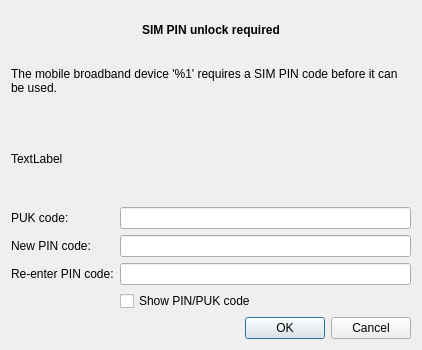
<?xml version="1.0" encoding="UTF-8"?>
<ui version="4.0">
 <class>PinWidget</class>
 <widget class="QWidget" name="PinWidget">
  <property name="geometry">
   <rect>
    <x>0</x>
    <y>0</y>
    <width>400</width>
    <height>350</height>
   </rect>
  </property>
  <property name="windowTitle">
   <string>SIM PIN unlock required</string>
  </property>
  <layout class="QVBoxLayout" name="verticalLayout">
   <item>
    <layout class="QGridLayout">
     <property name="margin">
      <number>0</number>
     </property>
     <item row="1" column="1">
      <widget class="QLabel" name="prompt">
       <property name="sizePolicy">
        <sizepolicy hsizetype="Preferred" vsizetype="Preferred">
         <horstretch>10</horstretch>
         <verstretch>0</verstretch>
        </sizepolicy>
       </property>
       <property name="font">
        <font>
         <pointsize>9</pointsize>
         <weight>50</weight>
         <bold>false</bold>
        </font>
       </property>
       <property name="text">
        <string>The mobile broadband device '%1' requires a SIM PIN code before it can be used.</string>
       </property>
       <property name="textFormat">
        <enum>Qt::RichText</enum>
       </property>
       <property name="alignment">
        <set>Qt::AlignBottom|Qt::AlignLeading|Qt::AlignLeft</set>
       </property>
       <property name="wordWrap">
        <bool>true</bool>
       </property>
      </widget>
     </item>
     <item row="0" column="1">
      <widget class="QLabel" name="title">
       <property name="sizePolicy">
        <sizepolicy hsizetype="Preferred" vsizetype="Preferred">
         <horstretch>10</horstretch>
         <verstretch>0</verstretch>
        </sizepolicy>
       </property>
       <property name="font">
        <font>
         <pointsize>9</pointsize>
         <weight>75</weight>
         <bold>true</bold>
        </font>
       </property>
       <property name="text">
        <string>SIM PIN unlock required</string>
       </property>
       <property name="textFormat">
        <enum>Qt::RichText</enum>
       </property>
       <property name="alignment">
        <set>Qt::AlignCenter|Qt::AlignHCenter|Qt::AlignLeading|Qt::AlignLeft|Qt::AlignVCenter</set>
       </property>
       <property name="wordWrap">
        <bool>true</bool>
       </property>
      </widget>
     </item>
    </layout>
   </item>
   <item>
    <spacer>
     <property name="orientation">
      <enum>Qt::Vertical</enum>
     </property>
     <property name="sizeType">
      <enum>QSizePolicy::Fixed</enum>
     </property>
     <property name="sizeHint" stdset="0">
      <size>
       <width>400</width>
       <height>16</height>
      </size>
     </property>
    </spacer>
   </item>
   <item>
    <widget class="QLabel" name="errorMessage">
     <property name="text">
      <string>TextLabel</string>
     </property>
    </widget>
   </item>
   <item>
    <layout class="QFormLayout" name="formLayout">
     <property name="fieldGrowthPolicy">
      <enum>QFormLayout::ExpandingFieldsGrow</enum>
     </property>
     <property name="margin">
      <number>0</number>
     </property>
     <item row="0" column="0">
      <widget class="QLabel" name="pukLabel">
       <property name="text">
        <string>PUK code:</string>
       </property>
      </widget>
     </item>
     <item row="0" column="1">
      <widget class="QLineEdit" name="puk"/>
     </item>
     <item row="1" column="0">
      <widget class="QLabel" name="pinLabel">
       <property name="text">
        <string>New PIN code:</string>
       </property>
      </widget>
     </item>
     <item row="1" column="1">
      <widget class="QLineEdit" name="pin"/>
     </item>
     <item row="2" column="0">
      <widget class="QLabel" name="pin2Label">
       <property name="text">
        <string>Re-enter PIN code:</string>
       </property>
      </widget>
     </item>
     <item row="2" column="1">
      <widget class="QLineEdit" name="pin2"/>
     </item>
     <item row="3" column="1">
      <widget class="QCheckBox" name="chkShowPass">
       <property name="text">
        <string>Show PIN/PUK code</string>
       </property>
      </widget>
     </item>
    </layout>
   </item>
   <item>
    <widget class="QDialogButtonBox" name="buttonBox">
     <property name="standardButtons">
      <set>QDialogButtonBox::Cancel|QDialogButtonBox::Ok</set>
     </property>
    </widget>
   </item>
  </layout>
 </widget>
 <tabstops>
  <tabstop>chkShowPass</tabstop>
 </tabstops>
 <resources/>
 <connections/>
</ui>
